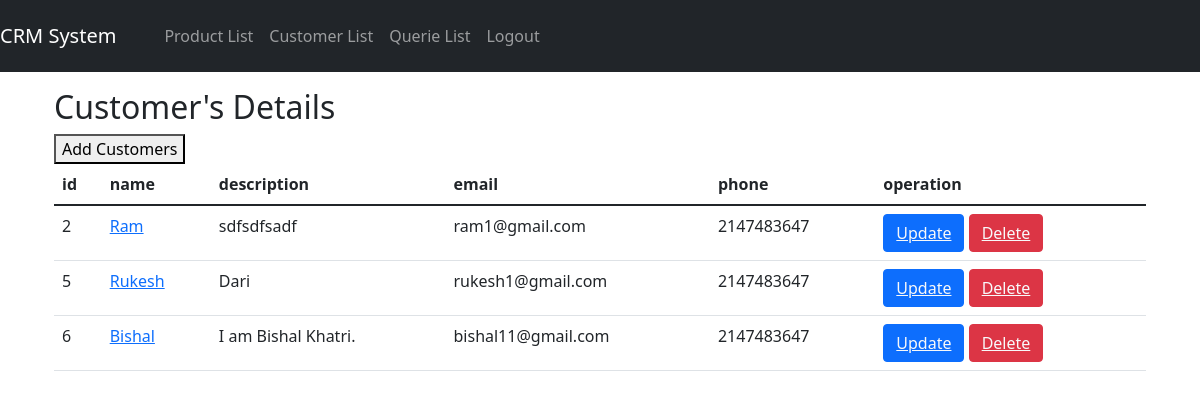
Screenshot of /customer/cdis.php (signed in) with the database file from the repository.
### tables this page shows
CREATE TABLE `customers` (
  `id` int(11) NOT NULL,
  `name` varchar(200) NOT NULL,
  `description` text DEFAULT NULL,
  `email` varchar(200) NOT NULL,
  `phone` int(11) NOT NULL,
  `created_at` timestamp NOT NULL DEFAULT current_timestamp() ON UPDATE current_timestamp()
);

### customer/cdis.php (the view, shortened to what this page needs)
<?php include'../main/header.php' ?>
<div class="container mt-3">
  <h2>Customer's Details</h2>
  <a href="customer.php"><button>Add Customers</button>   </a>
  <table class="table">
    <thead>
      <tr>
        <th>id</th>
        <th>name</th>
        <th>description</th>
        <th>email</th>
        <th>phone</th>
        <th colspan="2">operation</th>
      </tr>
    </thead>
    <tbody>
     <?php
    include '../include/connect.php';
    $sql = "select * from customers";
    $result = mysqli_query($con,$sql);
    if($result){
        while($row=mysqli_fetch_assoc($result)){
            $id=$row['id'];
            $name=$row['name'];
            $description=$row['description'];
            $email=$row['email'];
            $phone= $row['phone'];
            echo '<tr>
            <td>'.$id.'</td>
            <td><a href="customer_display.php">'.$name.'</a></td>
            <td>'.$description.'</td>
            <td>'.$email.'</td>
            <td>'.$phone.'</td>
            <td>
            <button class="btn btn-primary" width=10px><a href="customerup.php?customerupid='.$id.'" class="text-light">Update</a></button>
            <button  class="btn btn-danger"  width=10px><a href="cusdelete.php?cusdeleteid='.$id.'" class="text-light">Delete</a></button>
            </td>
            </tr>';
        }
    }
?>
    </tbody>
  </table>
</div>
<?php include'../main/footer.php' ?>

### rows the page displays
customers: id "2", name "Ram", description "sdfsdfsadf", email "ram1@gmail.com", phone "2147483647"
customers: id "5", name "Rukesh", description "Dari", email "rukesh1@gmail.com", phone "2147483647"
customers: id "6", name "Bishal", description "I am Bishal Khatri.", email "bishal11@gmail.com", phone "2147483647"
